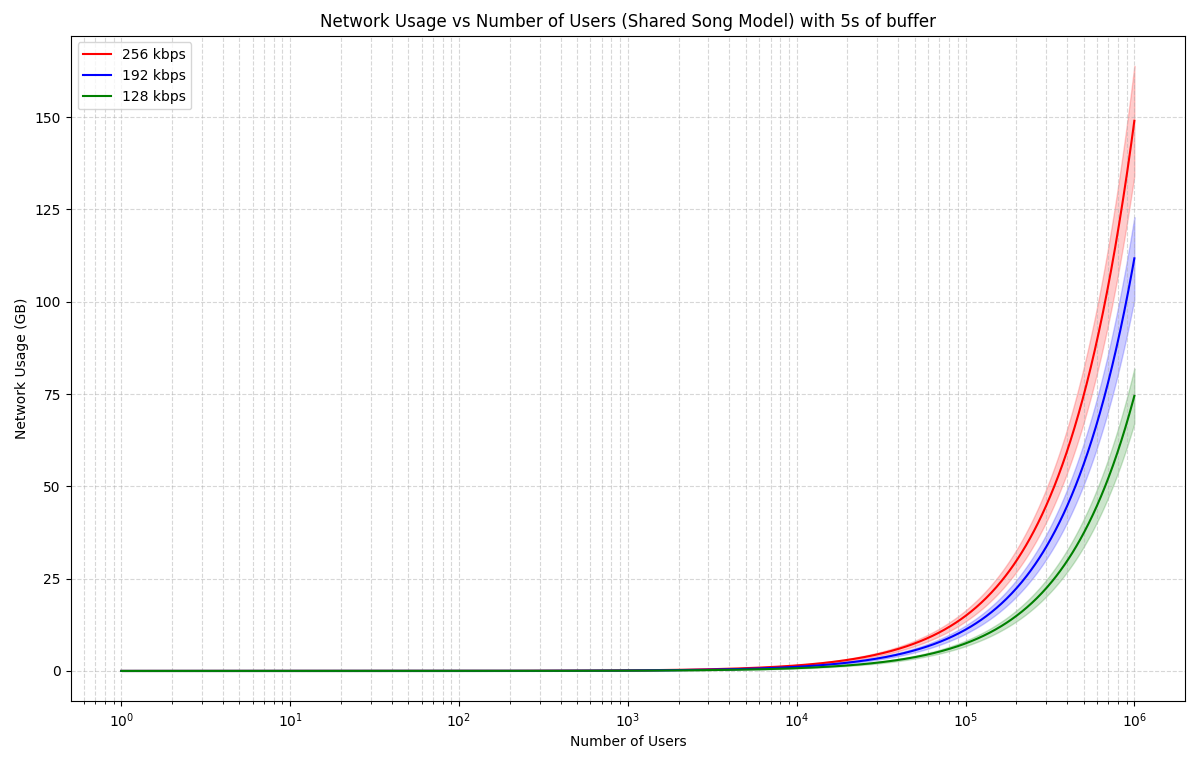

Here is the Python script that generated this plot:
import numpy as np
import matplotlib.pyplot as plt

# --- Parameters ---
users = np.logspace(0, 6, 1000)      # 1 to 1,000,000 users, logarithmic scale
bitrates = [256, 192, 128]           # kbps
buffer_sec = 5                       # seconds of buffer per user
song_length_sec = 210                # Average song length in seconds (3.5 minutes)
variation = 0.1                      # ±10% shading

# --- Functions for Calculation ---
def kbps_to_gb(bitrate, time_in_sec):
    """Converts a given bitrate and time to GB."""
    return (bitrate * 1000 * time_in_sec) / (8 * 1024**3)

def calculate_total_ram(num_users, bitrate, buffer_sec, song_length_sec):
    """Calculates total RAM for a shared song and user buffers."""
    # RAM required for a single, shared copy of the song
    ram_for_shared_song = kbps_to_gb(bitrate, song_length_sec)
    
    # RAM required for each user's buffer
    ram_for_user_buffers = kbps_to_gb(bitrate, buffer_sec) * num_users
    
    return ram_for_shared_song + ram_for_user_buffers

# --- Data Generation ---
ram_data = {
    b: calculate_total_ram(users, b, buffer_sec, song_length_sec)
    for b in bitrates
}

# --- Plotting ---
plt.figure(figsize=(12, 8))
colors = {256: "red", 192: "blue", 128: "green"}

for b in bitrates:
    ram = ram_data[b]
    plt.plot(users, ram, label=f"{b} kbps", color=colors[b])
    
    # Shaded area ±10%
    plt.fill_between(users, ram * (1 - variation), ram * (1 + variation), color=colors[b], alpha=0.2)

plt.xscale("log")
plt.xlabel("Number of Users")
plt.ylabel("Network Usage (GB)")
plt.title("Network Usage vs Number of Users (Shared Song Model) with 5s of buffer")
plt.legend()
plt.grid(True, which="both", ls="--", alpha=0.5)
plt.tight_layout()
plt.show()
